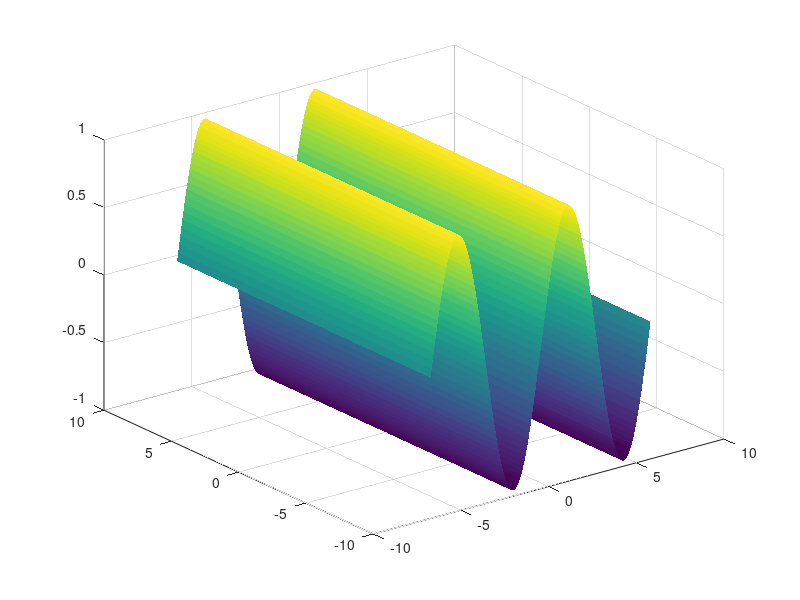

MATLAB code to generate this figure: (Note: this script raises an error after producing the figure.)
%function AnimacionD1(t,x,p)
function animacionMalla001


%[m n] = size(p);
%
%y = p(1,:);
%
%h = plot(x,y,'YDataSource','y','LineWidth',2);
%axis([x(1) x(length(x)) -.5 .5])

%for m=2:length(t)
%    y = p(m,:);
%    refreshdata(h,'caller')
%    drawnow; 
%    pause(.05)
%end
%
k=2;
l=3;
w = 0.5;

x = -k*pi:0.06:k*pi;
y = -l*pi:0.06:l*pi;
t = 0:100;

[X Y] = meshgrid(x,y);

for i=1:length(t)
   Zp(:,:,i) = sin(X-w*(t(i)));
end

%surface(X2, Y2, Z1Pk,'EdgeColor', 'none'), view(3)
%h = plot(x,y,'YDataSource','y','LineWidth',2);
Z = Zp(:,:,1);
h = surf(X,Y,Z, 'ZDataSource', 'Z', 'EdgeColor', 'none');

for m=2:length(t)
    Z = Zp(:,:,m);
    refreshdata(h,'caller')
    drawnow; 
    pause(.15)
end


%
%figure 
%Z = peaks;
%surf(Z)
%axis tight manual 
%ax = gca;
%ax.NextPlot = 'replaceChildren';
%loops = 40;
%F(loops) = struct('cdata',[],'colormap',[]);
%for j = 1:loops
%    X = sin(j*pi/10)*Z;
%    surf(X,Z)
%    drawnow
%    F(j) = getframe;
%end
%
%
